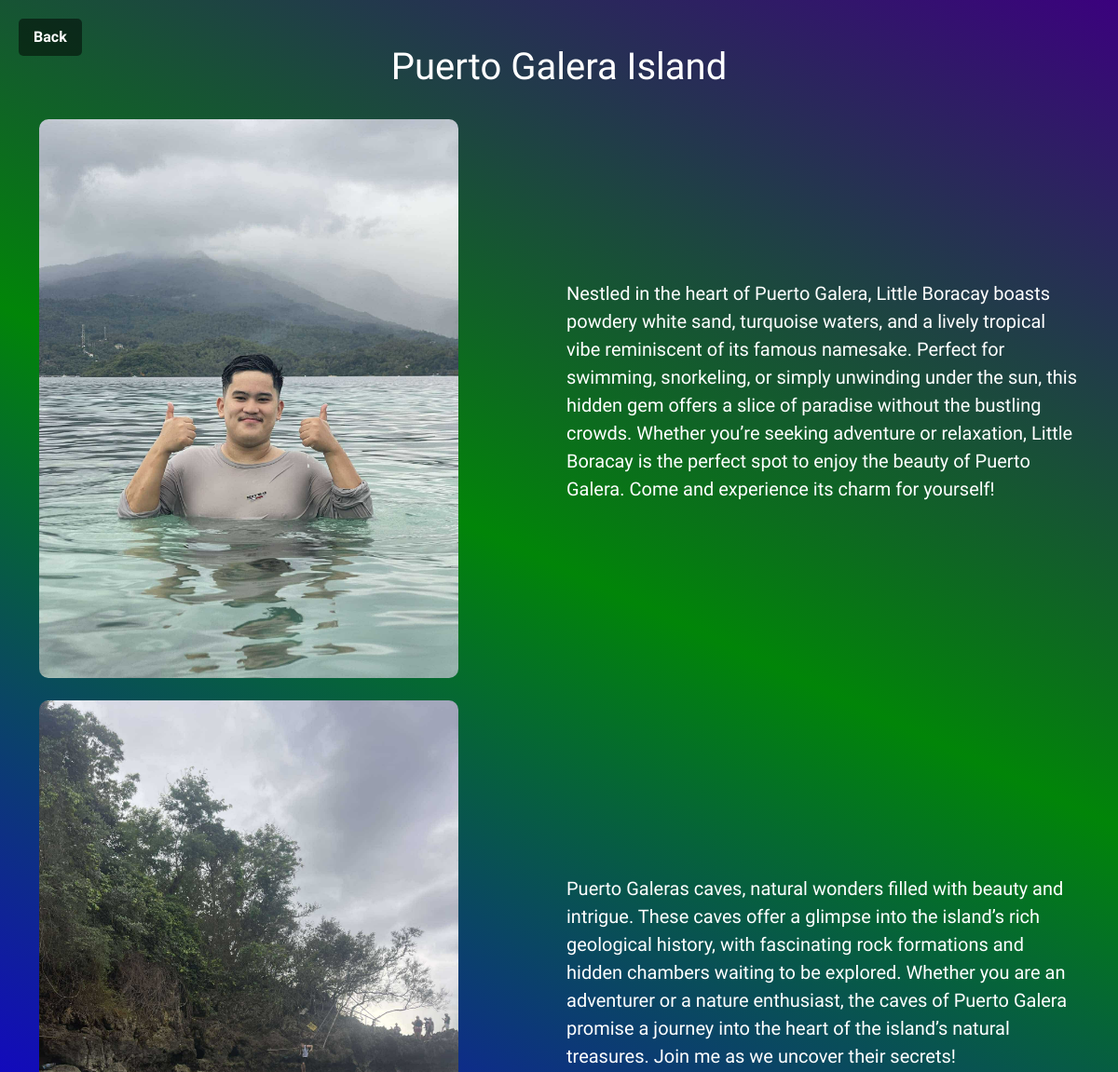
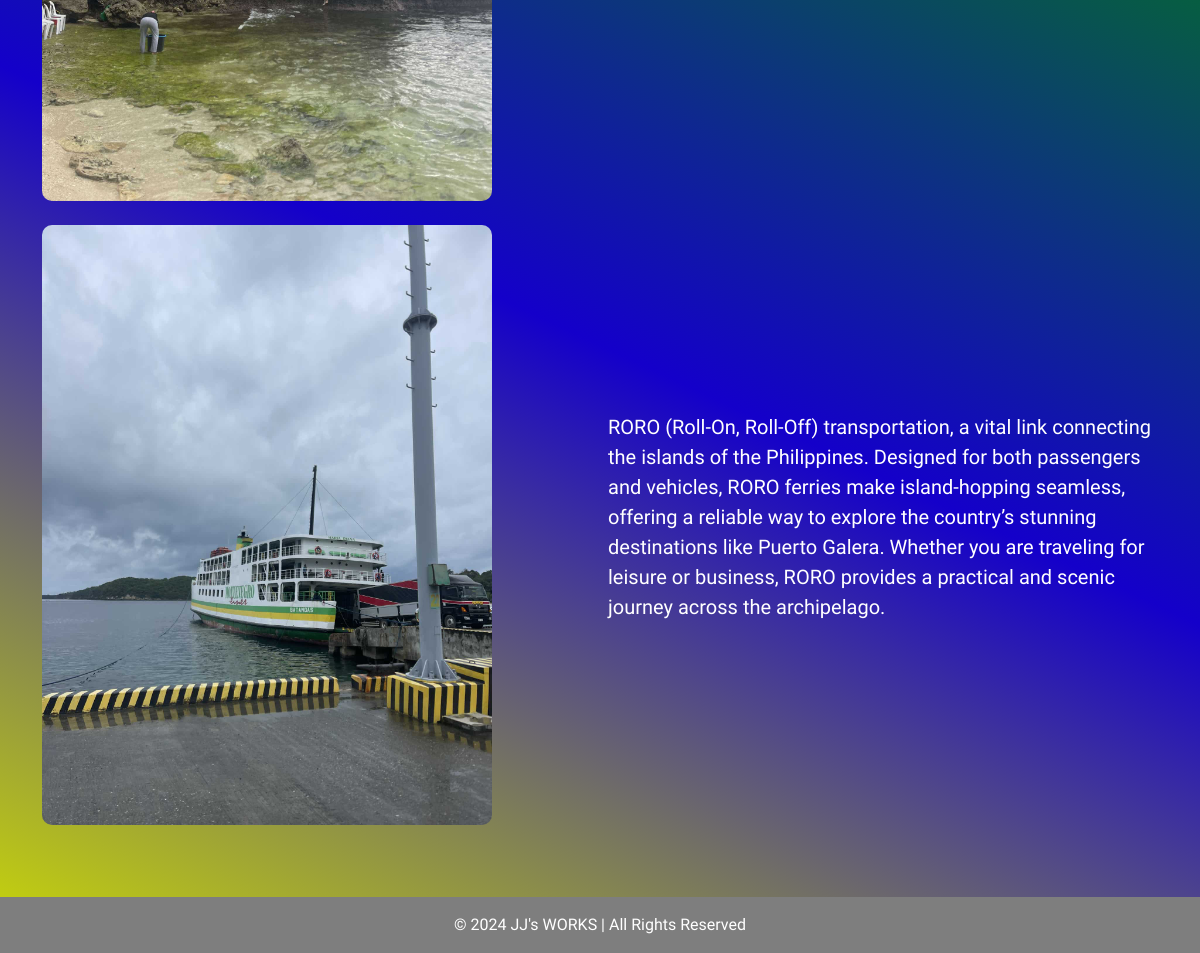
Screenshot of /A08/view.php?islandOfPersonalityID=2 with the database file from the repository (2 pictures, top to bottom).
### tables this page shows
CREATE TABLE `islandsofpersonality` (
`islandOfPersonalityID` int(4) NOT NULL,
`name` varchar(40) NOT NULL,
`shortDescription` varchar(300) DEFAULT NULL,
`longDescription` varchar(2000) DEFAULT NULL,
`color` varchar(10) DEFAULT NULL,
`image` varchar(50) DEFAULT NULL,
`status` varchar(10) DEFAULT NULL
);

CREATE TABLE `islandcontents` (
`islandContentID` int(4) NOT NULL,
`islandOfPersonalityID` int(4) NOT NULL,
`image` varchar(50) DEFAULT NULL,
`content` varchar(1000) NOT NULL,
`color` varchar(10) DEFAULT NULL
);

### A08/connect.php (called while the page is built, shortened)
<?php
  function executeQuery($query){
    $conn = $GLOBALS['conn'];
    return mysqli_query($conn, $query);
  }
?>

### A08/view.php (the view, shortened to what this page needs)
<?php
include('connect.php');
if (isset($_GET['islandOfPersonalityID'])) {
    $islandOfPersonalityID = $_GET['islandOfPersonalityID'];
    $islandQuery = "
        SELECT
            islandcontents.*,
            islandsofpersonality.name AS name,
            islandcontents.color AS color
        FROM islandcontents
        JOIN islandsofpersonality
        ON islandcontents.islandOfPersonalityID = islandsofpersonality.islandOfPersonalityID
        WHERE islandcontents.islandOfPersonalityID = '$islandOfPersonalityID'
    ";
    $islandResult = executeQuery($islandQuery);
    if ($row = mysqli_fetch_assoc($islandResult)) {
        $name = $row['name'];
    }
    $islandResult = executeQuery($islandQuery);
}
?>
<!doctype html>
<html lang="en">
<head>
    <link href="https://cdn.jsdelivr.net/npm/bootstrap@5.3.3/dist/css/bootstrap.min.css" rel="stylesheet"
>
</head>
    <body>
        <a href="index.php" class="back-button">Back</a>
        <div class="container my-5">
            <div class="row">
                <div class="col-12 text-center mb-4">
                    <h1><?php echo $name; ?></h1>
                </div>
                <?php
                while ($row = mysqli_fetch_assoc($islandResult)) {
                    $image = $row['image'];
                    $content = $row['content'];
                    ?>
                    <div class="col-12 mb-4">
                        <div class="row gx-3 gy-4 align-items-center">
                            <div class="col-sm-12 col-md-6">
                                <img src="images/<?php echo $image; ?>" class="custom-image">
                            </div>
                            <div class="col-sm-12 col-md-6">
                                <p style="font-size: 20px;"><?php echo $content; ?></p>
                            </div>
                        </div>
                    </div>
                    <?php
                }
                ?>
            </div>
        </div>
        <footer class="text-white text-center py-3 mt-5">
            © 2024 JJ's WORKS | All Rights Reserved
        </footer>
    </body>
</html>

### A08/view.php (style rules this page uses)
body { background: linear-gradient(25deg,rgb(204, 218, 5),rgb(20, 0, 202), rgb(1, 133, 8), rgb(59, 1, 126) ); color: white; margin: 0; padding: 0; font-family: 'Metamorphous', sans-serif; }
h1 { font-family: 'Metamorphous', sans-serif; }
.back-button { position: absolute; top: 20px; left: 20px; font-size: 16px; font-weight: bold; color: white; background-color: rgba(0, 0, 0, 0.5); border: none; padding: 8px 16px; border-radius: 5px; text-decoration: none; z-index: 10; }
.custom-image { width: 100%; max-width: 450px; height: auto; object-fit: cover; border-radius: 10px; }
footer { background-color:rgb(126, 126, 126); }

### rows the page displays
islandsofpersonality: name "Puerto Galera Island"
islandcontents: image (picture), content "Nestled in the heart of Puerto Galera, Little Boracay boasts powdery white sand, turquoise waters, and a lively tropical vibe reminiscent of its famous namesake. Perfect for swimming, snorkeling, or simply unwinding under the sun, this hidden gem offers a slice of paradise without the bustling crowds. Whether you’re seeking adventure or relaxation, Little Boracay is the perfect spot to enjoy the beauty of Puerto Galera. Come and experience its charm for yourself!"
islandcontents: image (picture), content "Puerto Galeras caves, natural wonders filled with beauty and intrigue. These caves offer a glimpse into the island’s rich geological history, with fascinating rock formations and hidden chambers waiting to be explored. Whether you are an adventurer or a nature enthusiast, the caves of Puerto Galera promise a journey into the heart of the island’s natural treasures. Join me as we uncover their secrets!"
islandcontents: image (picture), content "RORO (Roll-On, Roll-Off) transportation, a vital link connecting the islands of the Philippines. Designed for both passengers and vehicles, RORO ferries make island-hopping seamless, offering a reliable way to explore the country’s stunning destinations like Puerto Galera. Whether you are traveling for leisure or business, RORO provides a practical and scenic journey across the archipelago."
